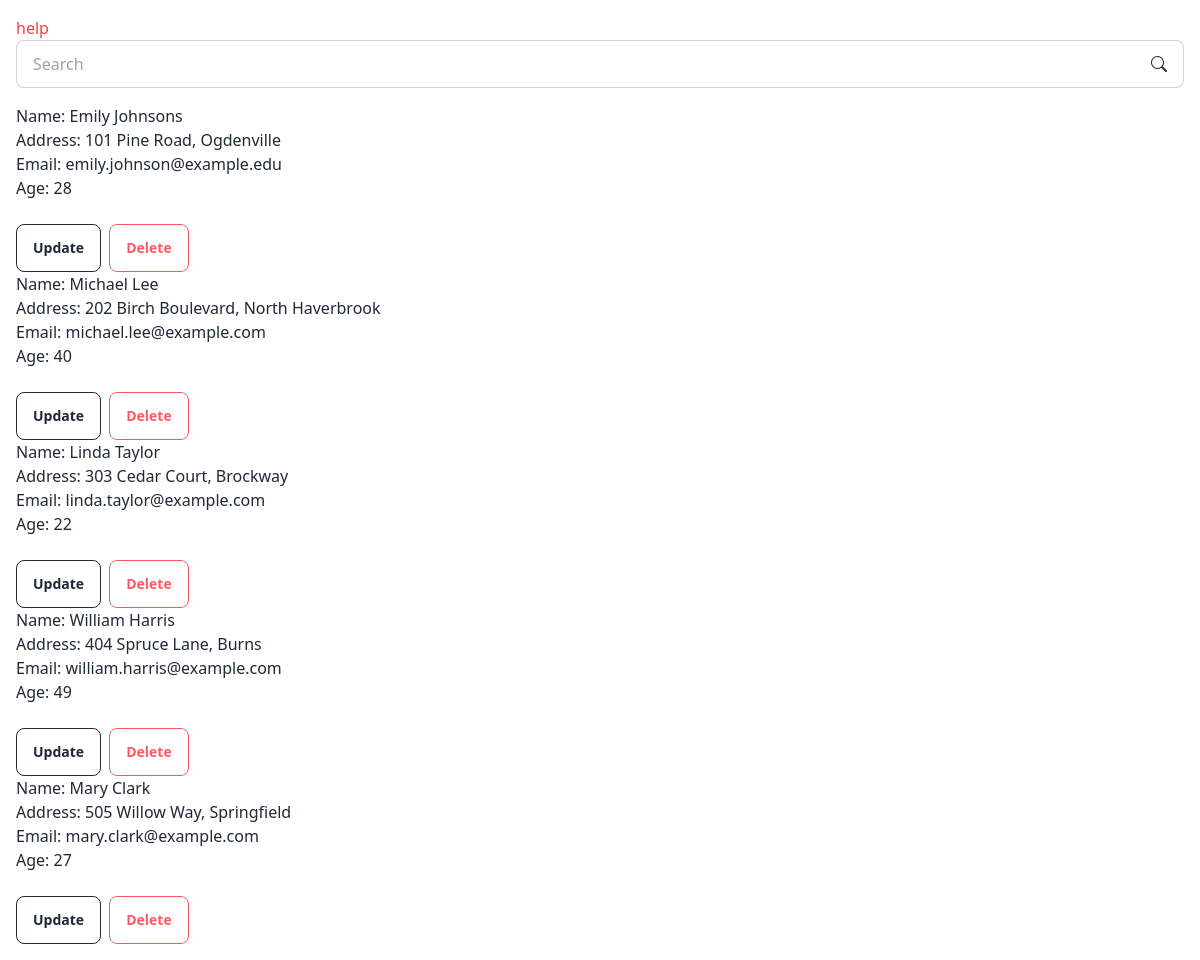
Before: / with the older database file.
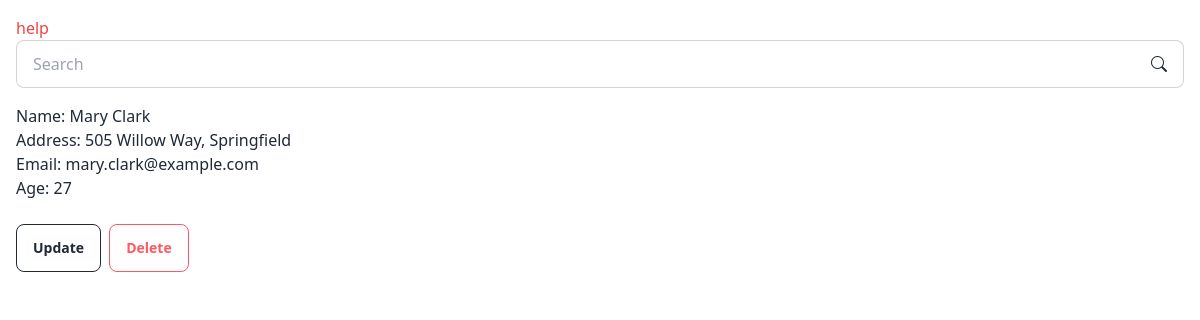
After: the same page with the newer database file.
### core/models.py (models this page shows, shortened)
class description(models.Model):
    name = models.CharField(max_length=100)
    address = models.CharField(max_length=100)
    email = models.EmailField(max_length=100, unique=True)
    age = models.IntegerField()

### core/views.py (the view)
# urls.py: path('', views.index.as_view(), name="core_index"),
class index(generic.ListView):
    model = description
    template_name = "core/index.html"
    context_object_name = "descriptions"

### core/templates/core/index.html (shortened to what this page needs)
{% extends 'base.html' %}
{% block content %}
<a class="text-red-500" href="{% url 'core_create' %}">help</a>
<label class="input input-bordered flex items-center gap-2 mb-4">
    <input
        type="text"
        class="grow"
        placeholder="Search"
        name="search"
        hx-post="{% url 'htmx_search' %}"
        hx-target="#mylist"
        hx-trigger="keyup changed"
        hx-headers='{"X-CSRFToken": "{{ csrf_token }}"}' />
    <i class="bi bi-search"></i>
</label>
<div id="mylist">
    {% include 'core/partials/mytext.html' %}
</div>
{% endblock %}

### templates/base.html (shortened to what this page needs)
<!DOCTYPE html>
<html lang="en">
    <head>
        <link
            href="https://cdn.jsdelivr.net/npm/daisyui@4.12.14/dist/full.min.css"
            rel="stylesheet" type="text/css" />
        <script src="https://cdn.tailwindcss.com"></script>
        <link rel="stylesheet" href="https://cdn.jsdelivr.net/npm/bootstrap-icons@1.11.3/font/bootstrap-icons.min.css">
    </head>
    <body>
        <div class="p-4">
            {% block content %}
            {% endblock %}
        </div>
    </body>
</html>

### core/templates/core/partials/mytext.html (shortened to what this page needs)
{% for description in descriptions %}
    <div>Name:  {{description.name}}</div>
    <div>Address: {{description.address}}</div>
    <div>Email: {{description.email}}</div>
    <div>Age: {{description.age}}</div>
    <br>
    <div>
        <div class="flex gap-2">
            <button class="btn btn-outline"
                onclick="document.getElementById('my_modal_{{description.pk}}').showModal()">Update</button>
            <form hx-delete="{% url 'htmx_delete' description.pk %}"
                  hx-target="#mylist"
                  hx-headers='{"X-CSRFToken": "{{ csrf_token }}"}'>
                <button class="btn btn-outline btn-error">Delete</button>
            </form>
        </div>
    </div>
{% endfor %}

Changed rows visible on the page:
removed description: name "Emily Johnsons", address "101 Pine Road, Ogdenville", email "emily.johnson@example.edu", age "28"
removed description: name "Michael Lee", address "202 Birch Boulevard, North Haverbrook", email "michael.lee@example.com", age "40"
removed description: name "Linda Taylor", address "303 Cedar Court, Brockway", email "linda.taylor@example.com", age "22"
removed description: name "William Harris", address "404 Spruce Lane, Burns", email "william.harris@example.com", age "49"
